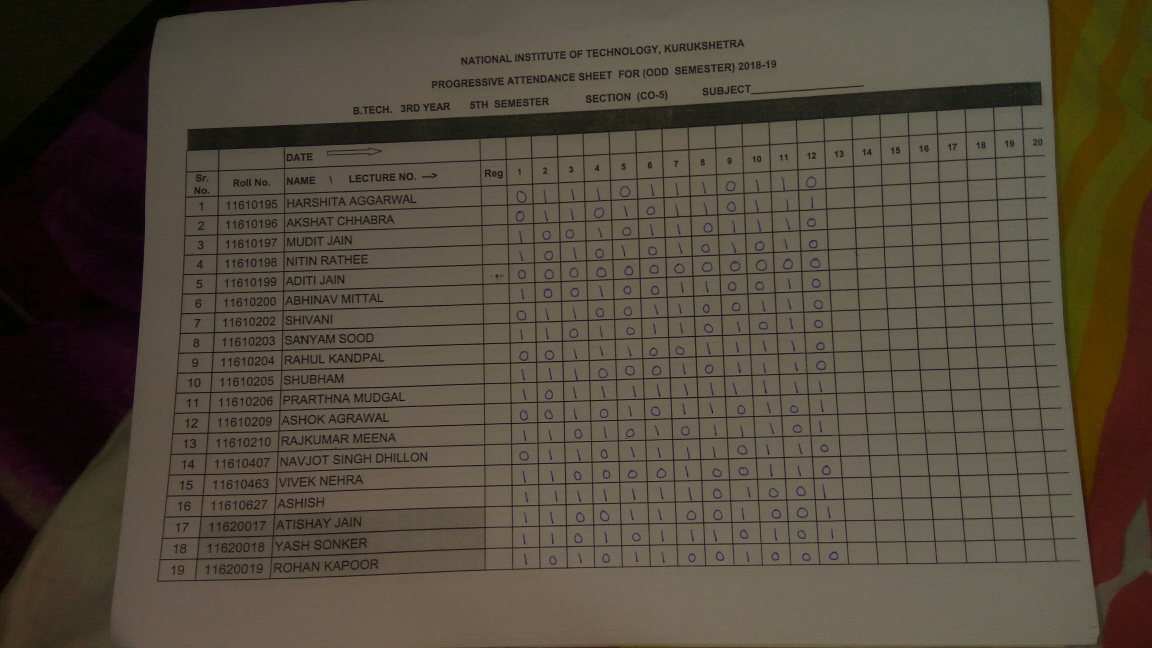
#> input picture Test_Images/0_1.jpg, 4608 x 2592 px (shown at 1/4 size)
$ python Testing.py ../../Test_Images/0_1.jpg   (older library calls are emulated)
#> lines starting #> are read from the running program, lines starting #| are printed output that depends on the picture; after the words box and inside, x2 and y2 are one past the last pixel; in counts of white or black regions, pixels touching at a corner belong together
### rectangle.py
import cv2
import numpy as np
from math import sqrt


def thresh(in_im):
	# Thresh using Adaptive Thresholding
	cv2.GaussianBlur(in_im,(5,5),1)
	gray = cv2.cvtColor(in_im,cv2.COLOR_BGR2GRAY)
	thresh = cv2.adaptiveThreshold(gray,255,cv2.ADAPTIVE_THRESH_MEAN_C,cv2.THRESH_BINARY,11,2)
	cv2.GaussianBlur(thresh,(5,5),1)
	return thresh

def edge_detect(in_im):
	# Thresh using Edge Detection
	cv2.GaussianBlur(in_im,(5,5),1)
	gray = cv2.cvtColor(in_im,cv2.COLOR_BGR2GRAY)
	canny = cv2.Canny(in_im,100,200)
	cv2.GaussianBlur(canny,(5,5),1)
	return canny


def resize(in_im):
	# Resize image to appt size
	row,col = in_im.shape[:-1]
	if row > 2000 or col > 2000:
		in_im = cv2.resize(in_im,(int(col/2),int(row/2)),interpolation = cv2.INTER_CUBIC)

	return in_im

# [20 lines left out: function deletepoints, not called in this run]


def distance(pt1,pt2):	# Find distance between 2 points
	return sqrt((pt1[0]-pt2[0])**2 + (pt1[1] - pt2[1])**2 )


def draw(in_im):
	row,col = in_im.shape[:-1]
	copy = in_im.copy()
	canny = edge_detect(in_im)
	canny=cv2.dilate(canny, np.ones((7, 7), np.uint8), iterations=1)

	# Find contours on Image
	c, h = cv2.findContours(canny, cv2.RETR_EXTERNAL, cv2.CHAIN_APPROX_NONE)
	cMax = max(c, key = cv2.contourArea)
	# print(cMax)

	# Polygon Approximation to find corners of table
	epsilon = 0.05*cv2.arcLength(cMax,True)
	approx = cv2.approxPolyDP(cMax,epsilon,True).tolist()
	approx.sort(key = lambda x : sqrt(x[0][0]**2 + x[0][1]**2))
	# print("Points detected : " , len(approx))
	#deletepoints(approx,int(min(row,col)/10))
	# print("After deletion, : ", len(approx))

	x,y,w,h = cv2.boundingRect(cMax)		# Find the Bounding Rectangle
	# cv2.rectangle(in_im,(x,y),(x+w,y+h),(0,0,255),2)


	for i in approx :
		cv2.circle(in_im,(i[0][0],i[0][1]),5,(0,255,0),-1)		# Draw Table corners

	if len(approx)==4:
		print ("Table Detected")

		pts1 = np.float32([i[0] for i in approx])
		# print (pts1)
		if w>=h:		# Horizontal Table
			print ("Horizontal")
			pts2 = np.float32([[0,0],[0,h],[w,0],[w,h]])
			M = cv2.getPerspectiveTransform(pts1,pts2)
			roi = cv2.warpPerspective(in_im,M,(w,h))
		else:
			print ("Vertical")		# Vertical Table
			pts2 = np.float32([[0,0],[w,0],[0,h],[w,h]])
			M = cv2.getPerspectiveTransform(pts1,pts2)
			roi = cv2.warpPerspective(in_im,M,(w,h))

	else:
		print("Returning original Image, Points : ",len(approx))
		cv2.drawContours(in_im, cMax, -1, (255, 0, 0), 1)
		roi = copy

	#cv2.imshow("Input",in_im)
	# cv2.waitKey(0)
	return roi

### detectLines.py
import cv2
import numpy as np
import rectangle
import math

def deletelines(lines):         # Delete clustered lines -- Horizontal
    n = len(lines)
    idx= 0
    while idx < n:

        if slope(lines[idx]) > 10 :
            del lines[idx]
            n -= 1
            continue

        idx2 = 0
        while idx2 < n:
            if lines[idx] == lines[idx2]:
                # print(lines[idx],lines[idx2],"Continuing")
                idx2 += 1
                continue

            if abs(lines[idx][0][1] - lines[idx2][0][1]) < 10 :
                # print ("Deleted")
                del lines[idx2]
                n -= 1
                continue

            idx2 += 1
        idx += 1

    return lines


def slope(line):            # Find Slope of line
    if line[0][0] == line[0][2]:
        return 90
    return math.degrees(math.atan(abs(line[0][1] - line[0][3])/abs(line[0][0] - line[0][2])))


def detect(img):            #Horizontal Lines Detection
    canny = rectangle.thresh(img)       # Thresh image
    sobel = cv2.Sobel(canny,cv2.CV_64F,0,1,ksize=5)     # Sobel Filtering
    row,col = sobel.shape

    # Morphological Operations
    sobel = cv2.erode(sobel,np.ones([1,int(col/10)]),iterations=1)
    sobel = cv2.dilate(sobel,np.ones([1,int(col/2)]),iterations=1)
    sobel = np.array(sobel,dtype=np.uint8)
    _,sobel = cv2.threshold(sobel,200,255,cv2.THRESH_BINARY)

    # Detect Lines
    lines = cv2.HoughLinesP(sobel,1,np.pi/180,150,None,col/2,30)

    val = 0
    if lines is not None:       # Condition Check
        lines = lines.tolist()
        lines.sort(key= lambda x : x[0][1])
        # print(len(lines))
        lines = deletelines(lines)      # Delete clustered lines

        for line in lines:

            if line[0][0] == line[0][2]:
                theta = 90
            else :
                theta = slope(line)

            if theta < 10:      # Condition Check
                # cv2.line(img,(line[0][0],line[0][1]),(line[0][2],line[0][3]),(0,255,0),2)
                val+=1


        # cv2.imshow("Sobel",sobel)
        # cv2.imshow("Canny",canny)
        # cv2.waitKey(0)

        return lines

### vertical.py

import cv2
import numpy as np
from rectangle import thresh
import math


def deletelines(lines):         # Delete Vertical Lines
    n = len(lines)
    idx= 0
    while idx < n:

        if slope(lines[idx]) < 80 :
            del lines[idx]
            n -= 1
            continue

        idx2 = 0
        while idx2 < n:
            if lines[idx] == lines[idx2]:
                # print(lines[idx],lines[idx2],"Continuing")
                idx2 += 1
                continue

            if abs(lines[idx][0][0] - lines[idx2][0][0]) < 20 or abs(lines[idx][0][0] - lines[idx2][0][2]) < 20 or abs(lines[idx][0][2] - lines[idx2][0][0]) < 20 or abs(lines[idx][0][2] - lines[idx2][0][2]) < 20    :
                # print ("Deleted")
                del lines[idx2]
                n -= 1
                continue

            idx2 += 1
        idx += 1

    return lines


def slope(line):        # Find slope
    if line[0][0] == line[0][2]:
        return 90
    return math.degrees(math.atan(abs(line[0][1] - line[0][3])/abs(line[0][0] - line[0][2])))


def detect(img):            # Detect Vertical Lines
    canny = thresh(img)     # Thresh

    sobel = cv2.Sobel(canny,cv2.CV_64F,1,0,ksize=5)     # Apply Sobel filter -- Y
    row,col = sobel.shape

    # Morphological Opn
    sobel = cv2.erode(sobel,np.ones([int(row/15),1]),iterations=1)
    sobel = cv2.dilate(sobel,np.ones([int(row/1.5),1]),iterations=1)
    sobel = np.array(sobel,dtype=np.uint8)
    _,sobel = cv2.threshold(sobel,200,255,cv2.THRESH_BINARY)
    # print(canny.shape)

    # Detect Vertical Lines
    lines = cv2.HoughLinesP(sobel,1,np.pi/180,150,None,int(0.4*row),30)
    # print("Initial lines : " , len(lines))

    if lines is not None:
        lines = lines.tolist()
        lines.sort(key= lambda x : x[0][0])
        # print("Initial Lines : ",len(lines))
        lines = deletelines(lines)          # Delete Clustered Lines
        # print("After deletion : ",len(lines))

        for line in lines:
            # cv2.line(img,(line[0][0],line[0][1]),(line[0][2],line[0][3]),(0,255,0),2)

            if line[0][0] == line[0][2]:
                theta = 90
            else :
                theta = slope(line)


        # [4 lines of commented-out code are left out]

        vertical_lines = [x[0][0] for x in lines]
        return vertical_lines

### roi.py
import sys
import cv2
import pytesseract
# import vertical
from keras.models import load_model
import rectangle
import Cell_test
#import Predict
import pandas as pd

def row_height(lines):          # Find average height of each row
    avg_distance = 0
    count=0
    if lines is None:
        return 0
    else:
        for idx,line in enumerate(lines):
            if idx == len(lines)-1:
                break

            avg_distance +=  max(lines[idx+1][0][1],lines[idx+1][0][3]) - min(line[0][1],line[0][3])
            count += 1

        avg_distance /= count
        return int(avg_distance)


def create_row(img,horizontal_lines,vertical_lines):        # Create Cells
    row_size = row_height(horizontal_lines)
    print("Row Height : " ,row_size)
    row,col = img.shape[:-1]
    counter = 0
    model = load_model('Classifier/With_Canny.h5')         # Load Model
    output=[]
    output.append(["Roll No","Name ", "Lectures: ","1","2","3","4","5","6","7","8","9","10","11","12","13","14","15"])
    for index,line in enumerate(horizontal_lines) :
        if index == len(horizontal_lines)-1:
            # roi = img[line[0][1]:row,:,:]
            break
        else:
            roi = img[min(line[0][1],line[0][3]):max(horizontal_lines[index+1][0][1],horizontal_lines[index+1][0][3]),:,:]      # Create rows

        roi_row,roi_col,_ = roi.shape
        if roi_row > 10:
        # if roi_row > row_size :
            # cv2.imshow("ROI",roi)
            # cv2.waitKey(0)

            counter += 1
            if counter > 3:
                # print()
                row = []
                cnt = 0
                for idx,ver_line in enumerate(vertical_lines):
                    if idx == len(vertical_lines)-1:
                        break
                    if cnt == 0:
                        cnt += 1
                        continue
                    cells = roi[:,ver_line:vertical_lines[idx+1]]           # Detect Cells in each row
                    cv2.imwrite("temp_img.jpg",cells)
                    # cv2.imshow("Cells",cells)
                    # cv2.waitKey(0)
                    text = Cell_test.printed_text("temp_img.jpg",model)     # Get text in the cells
                    # print (text,end=' ')
                    row.append(text)
                    # if cv2.waitKey(0) == ord('q'):
                        # sys.exit(0)

    # Create Output Files
                output.append(row)
    df = pd.DataFrame(output)
    # print(df)
    df.to_csv("Output/Output.csv",sep=' ',encoding='utf_8',header=False,index=False,na_rep = '?')

    df_new = pd.read_csv("Output/Output.csv",sep=' ')
    writer = pd.ExcelWriter("Output/Result.xlsx")
    df_new.to_excel(writer,index=False)
    writer.save()
    print("Output Generated")

### public/python/Testing.py
import cv2
import numpy as np
import detectLines
import vertical
import roi
import rectangle
import sys

try:
    # img =  cv2.imread(input("Enter the name of the image : "))
    # print(img.shape)
    img = cv2.imread(sys.argv[1])
#> img is the input picture: shape (2592, 4608, 3); mean B, G, R 61.4, 75, 84
    small_img = rectangle.resize(img)

    rect_img = rectangle.draw(small_img)
#> in edge_detect, `canny = cv2.Canny(in_im,100,200)`:
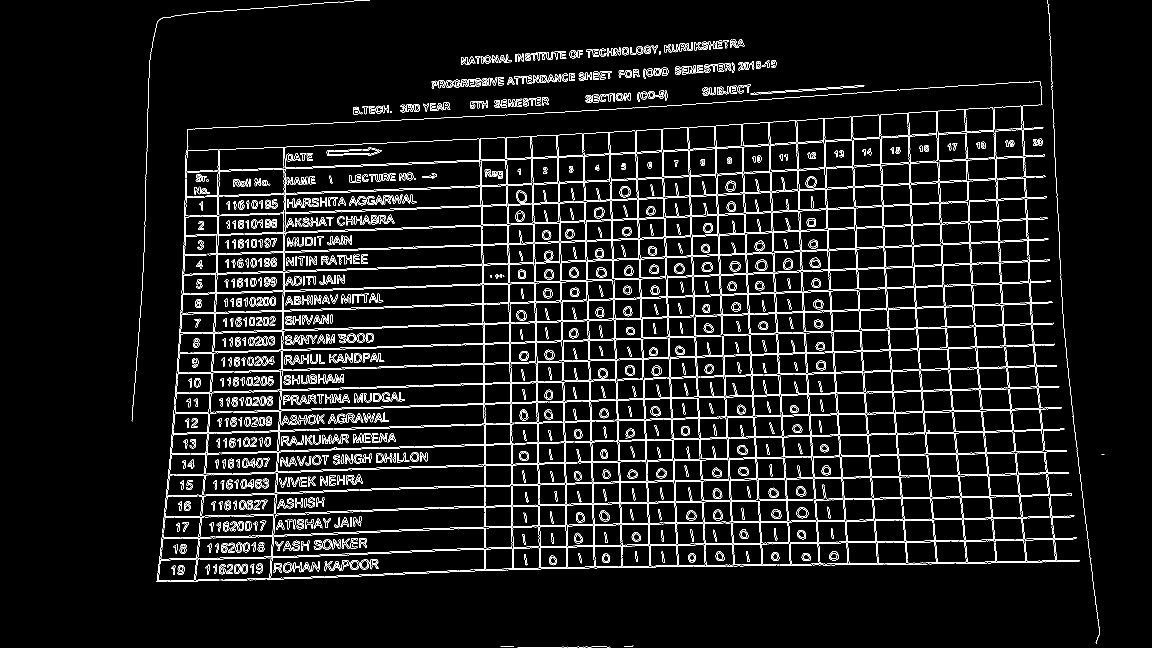
#> canny: shape (1296, 2304) (shown at 1/2 size); 6% white in thin lines or dots, all inside (x1, y1, x2, y2) = (263, 0, 2209, 1296)
#> in draw, `canny=cv2.dilate(canny, np.ones((7, 7), np.uint8), iterations=1)`:
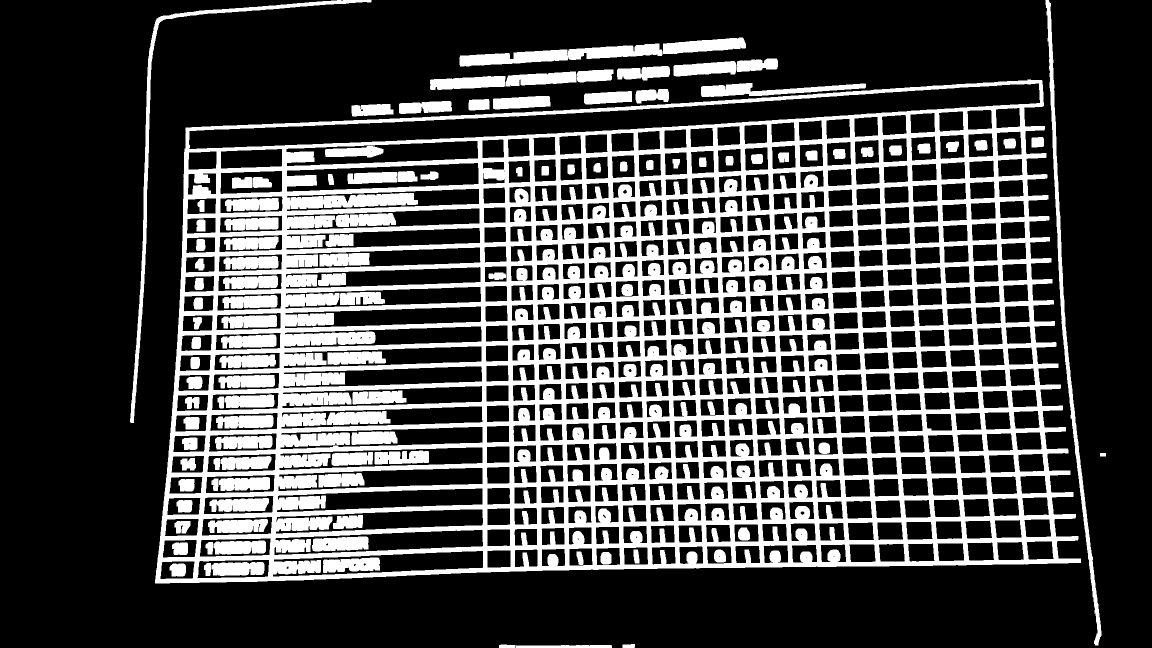
#> canny: shape (1296, 2304) (shown at 1/2 size); 28.3% white; 116 white regions
#> in draw, `c, h = cv2.findContours(canny, cv2.RETR_EXTERNAL, cv2.CHAIN_APPROX_NONE)`: c = 23 contours; largest, box (x1, y1, x2, y2) and area: (310, 159, 2162, 1167) 1614790, (2091, 0, 2203, 1291) 8796, (919, 87, 1325, 133) 8145, (260, 0, 743, 846) 7946, (1402, 166, 1732, 194) 4136; h = 23 rows, first 6: [1, -1, -1, -1], [2, 0, -1, -1], [3, 1, -1, -1], [4, 2, -1, -1], [5, 3, -1, -1], [6, 4, -1, -1]
#> in draw, `cMax = max(c, key = cv2.contourArea)`: cMax = contour of 7106 points, box (x1, y1, x2, y2) (310, 159, 2162, 1167), area 1614790
#> in draw, `epsilon = 0.05*cv2.arcLength(cMax,True)`: epsilon = 363.4
#> in draw, `approx = cv2.approxPolyDP(cMax,epsilon,True).tolist()`: approx = [[[2084, 161]], [[371, 255]], [[310, 1166]], [[2161, 1125]]]
#> in draw, `x,y,w,h = cv2.boundingRect(cMax)`: x = 310; y = 159; w = 1852; h = 1008
#> the loop in draw, `for i in approx :` made 4 passes
#> in draw, `pts1 = np.float32([i[0] for i in approx])`: pts1 = [[371, 255], [310, 1166], [2084, 161], [2161, 1125]]
#> in draw, `pts2 = np.float32([[0,0],[0,h],[w,0],[w,h]])`: pts2 = [[0, 0], [0, 1008], [1852, 0], [1852, 1008]]
#> in draw, `M = cv2.getPerspectiveTransform(pts1,pts2)`: M = [[1.2, 0.0802, -464.5], [0.0682, 1.24, -342.5], [4.24e-05, 9.15e-05, 1]]
#> in draw, `roi = cv2.warpPerspective(in_im,M,(w,h))`:
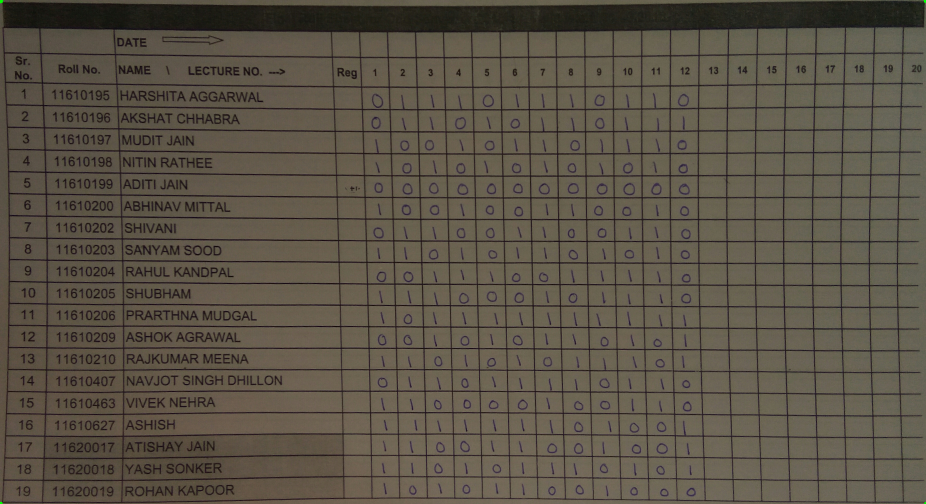
#> roi: shape (1008, 1852, 3) (shown at 1/2 size); mean of channels 0, 1, 2 70.8, 83.8, 91.4; drawn as B, G, R
    horizontal_lines = detectLines.detect(rect_img)
#> in thresh, `thresh = cv2.adaptiveThreshold(gray,255,cv2.ADAPTIVE_THRESH_MEAN_C,cv2..`:
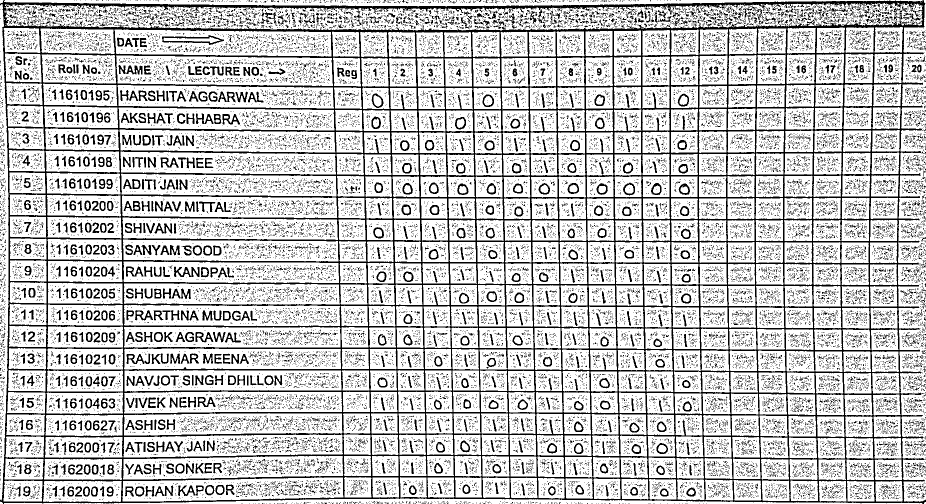
#> thresh: shape (1008, 1852) (shown at 1/2 size); 77.2% white; 38015 black regions (36636 under 20 px), largest, box (x1, y1, x2, y2) and area: (0, 0, 1852, 1008) 202697, (324, 70, 448, 90) 769, (348, 533, 399, 554) 501
#> in detect, `_,sobel = cv2.threshold(sobel,200,255,cv2.THRESH_BINARY)`:
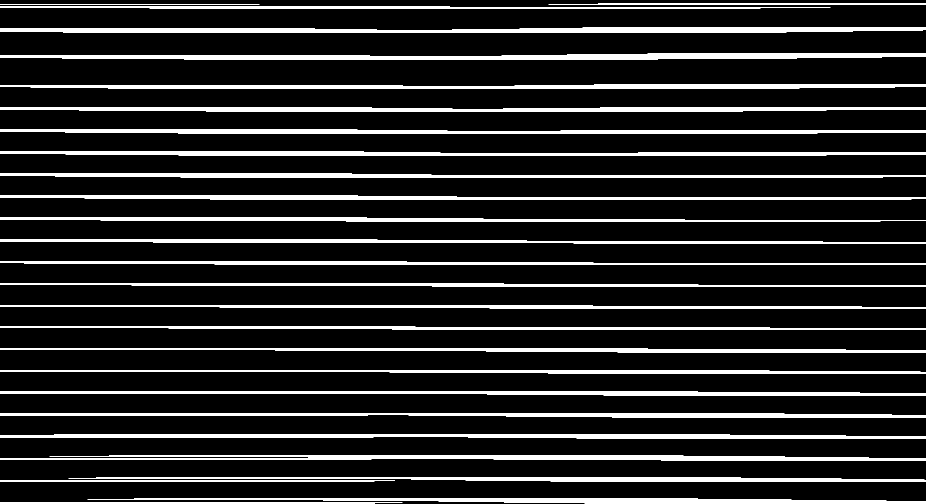
#> sobel: shape (1008, 1852) (shown at 1/2 size); 13.8% white; 28 white regions, largest, box (x1, y1, x2, y2) and area: (0, 54, 1852, 66) 16433, (0, 107, 1852, 119) 15625, (0, 168, 1852, 178) 13830
#> in detect, `lines = cv2.HoughLinesP(sobel,1,np.pi/180,150,None,col/2,30)`: lines = 124 rows, first 6: [0, 785, 1719, 785], [0, 173, 1851, 173], [0, 786, 1821, 786], [0, 60, 1845, 60], [14, 351, 1851, 351], [0, 218, 1851, 218]
#> in detect, `lines = lines.tolist()`: lines = 124 items
#> in deletelines, `n = len(lines)`: n = 124
#> the loop in deletelines, `while idx < n: ` made 23 passes
#> after the loop in deletelines, `while idx < n:`: idx = 23
#> in detect, `lines = deletelines(lines)`: lines = 23 items
#> the loop in detect, `for line in lines: ` made 23 passes
#> line on passes 1 to 8: [[0, 14, 1660, 14]], [[904, 59, 1851, 59]], [[924, 112, 1851, 112]], [[0, 173, 1851, 173]], [[0, 218, 1851, 218]], [[0, 262, 1851, 262]], [[0, 306, 989, 306]], [[0, 350, 974, 350]]
#> after the loop in detect, `for line in lines:`: val = 23
#> horizontal_lines = 23 items
    vertical_lines = vertical.detect(rect_img)
#> in detect, `sobel = cv2.dilate(sobel,np.ones([int(row/1.5),1]),iterations=1)`:
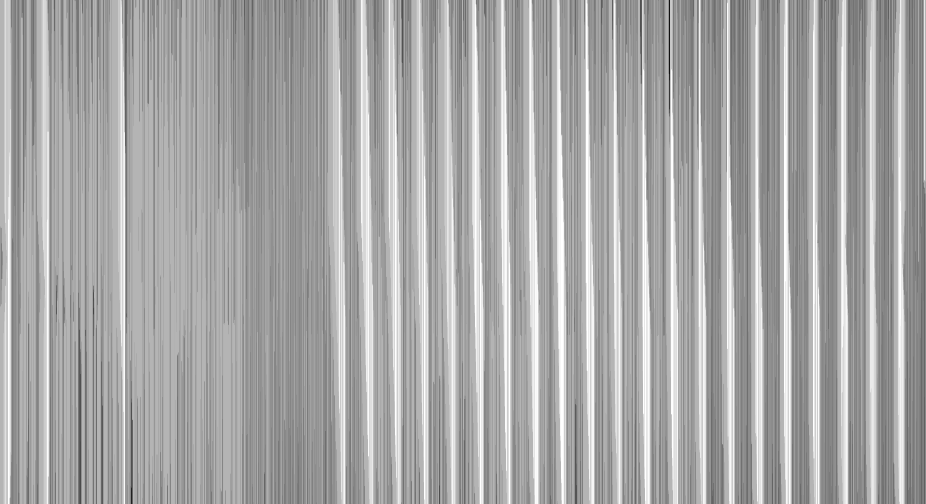
#> sobel: shape (1008, 1852) float64 (shown at 1/2 size); min -11220, max 4590, mean -838.5; drawn with min black and max white
#> in detect, `sobel = np.array(sobel,dtype=np.uint8)`:
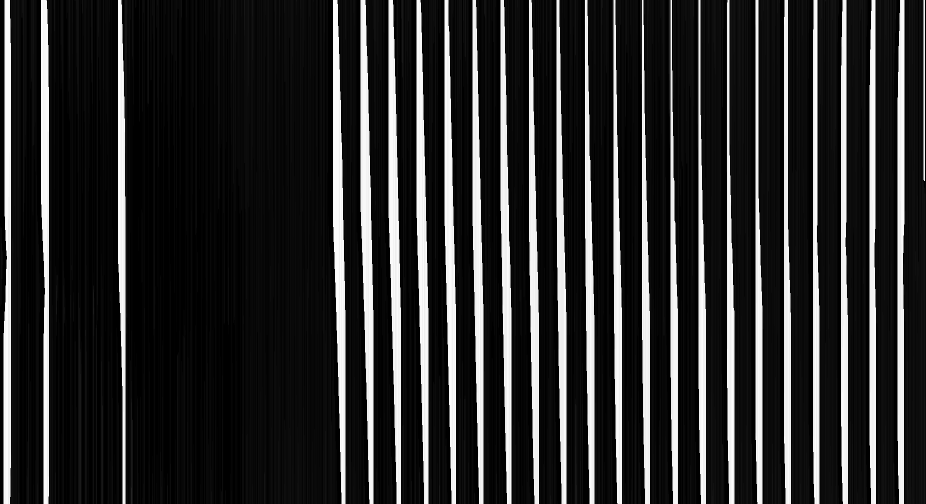
#> sobel: shape (1008, 1852) (shown at 1/2 size); min 0, max 255, mean 43.6
#> in detect, `lines = cv2.HoughLinesP(sobel,1,np.pi/180,150,None,int(0.4*row),30)`: lines = 314 rows, first 6: [666, 52, 682, 984], [1746, 1007, 1746, 0], [90, 1007, 90, 0], [722, 0, 739, 1007], [836, 0, 854, 1007], [1742, 1007, 1742, 22]
#> in detect, `lines = lines.tolist()`: lines = 314 items
#> in deletelines, `n = len(lines)`: n = 314
#> the loop in deletelines, `while idx < n: ` made 24 passes
#> after the loop in deletelines, `while idx < n:`: idx = 24
#> in detect, `lines = deletelines(lines)`: lines = 24 items
#> the loop in detect, `for line in lines:` made 24 passes
#> (line, theta) on passes 1 to 8: ([[9, 432, 9, 0]], 90), ([[82, 408, 82, 0]], 90), ([[236, 527, 236, 0]], 90), ([[666, 52, 682, 984]], 89.02), ([[721, 13, 738, 998]], 89.01), ([[777, 32, 794, 1007]], 89), ([[833, 29, 850, 1007]], 89), ([[889, 24, 906, 1007]], 89.01)
#> in detect, `vertical_lines = [x[0][0] for x in lines]`: vertical_lines = [9, 82, 236, 666, 721, 777, 833, 889, 945, 1001, 1058, 1113, 1170, 1227, 1284, 1341, 1397, 1454, 1511, 1568, 1626, 1682, 1739, 1795]
    roi.create_row(rect_img,horizontal_lines,vertical_lines)
#> the loop in row_height, `for idx,line in enumerate(lines):` made 23 passes
#> (line, avg_distance) on passes 1 to 8: ([[0, 14, 1660, 14]], 45), ([[904, 59, 1851, 59]], 98), ([[924, 112, 1851, 112]], 159), ([[0, 173, 1851, 173]], 204), ([[0, 218, 1851, 218]], 248), ([[0, 262, 1851, 262]], 292), ([[0, 306, 989, 306]], 336), ([[0, 350, 974, 350]], 380)
#> after the loop in row_height, `for idx,line in enumerate(lines):`: avg_distance = 983; count = 22
#> in row_height, `avg_distance /= count`: avg_distance = 44.68
#> in create_row, `row_size = row_height(horizontal_lines)`: row_size = 44
#| Row Height :  44
#> (the call stopped at in create_row, `model = load_model('Classifier/With_Canny.h5')`: keras is not available in this run)

    print("Success!")
    sys.stdout.flush()
except AttributeError:
    print("Enter valid Image name")

except NoneTypeError:
    print("Error Occured .. Please Try Again")
